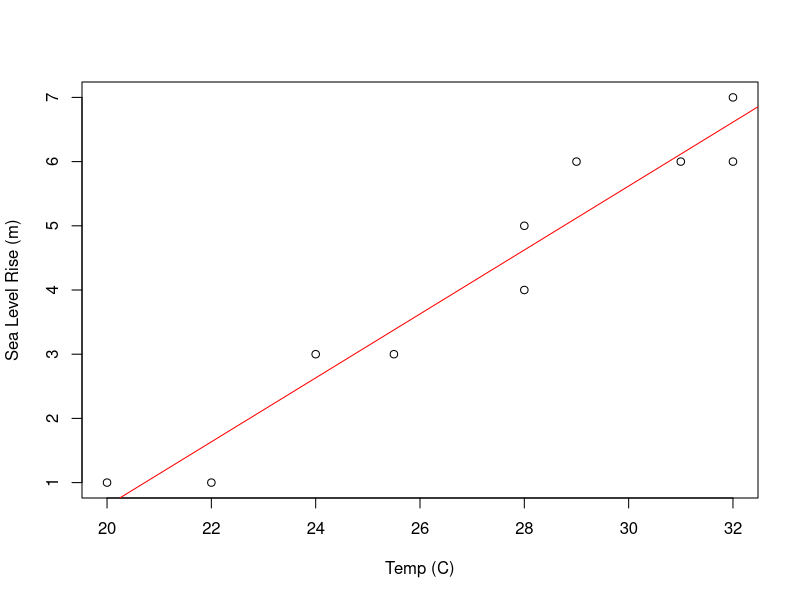

Reproduce this figure in R.
##climate change impacts!
#here is some data

impacts<- c(1,1,3, 3,4,5,6, 6, 6, 7)
temp<- c(20,22, 24, 25.5,28, 28, 32, 31, 29, 32)

sea_data<-data.frame(impacts, temp)
colnames(sea_data)<- c("sea_rise", "ave_temp")

model<-lm(sea_rise~ ave_temp, data=sea_data)
plot(sea_data$ave_temp, sea_data$sea_rise, ylab = "Sea Level Rise (m)", xlab="Temp (C)")
abline(model, col="red")

